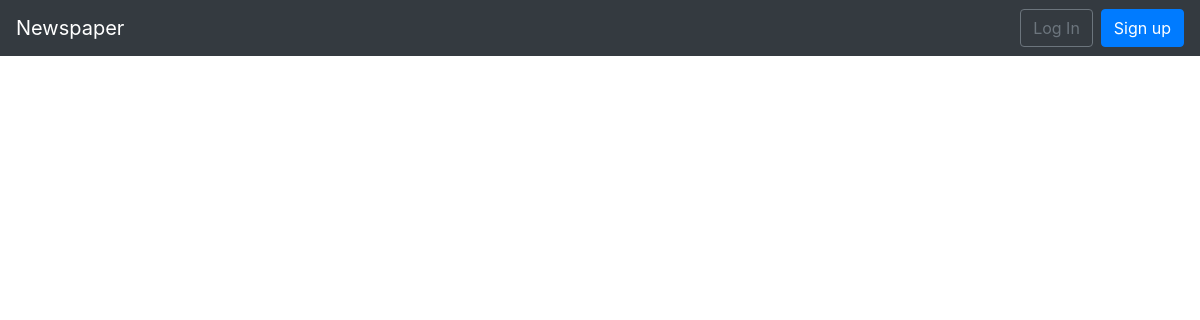
The page /articles/ on the database as committed earlier.
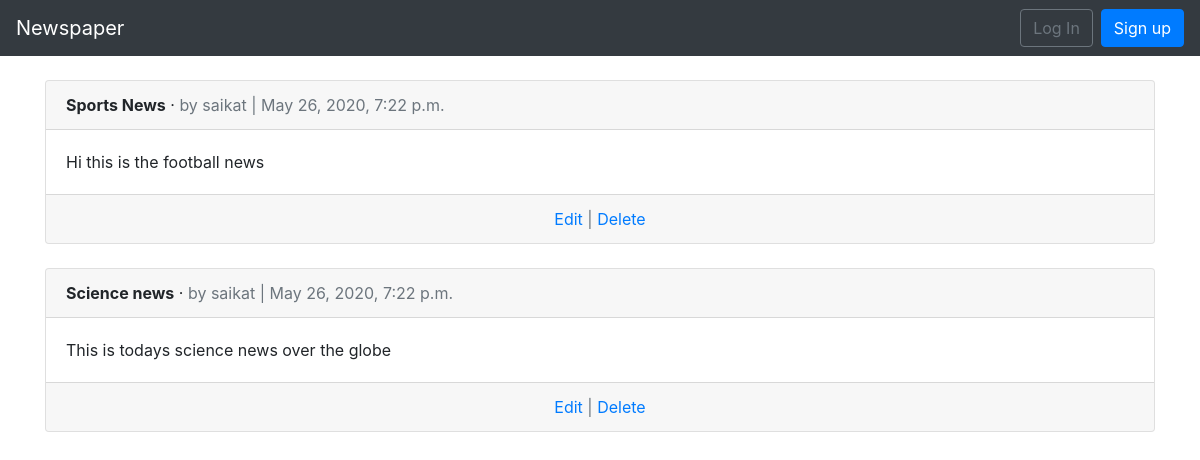
The same page on the database as committed later.
### articles/models.py (models this page shows, shortened)
class Article(models.Model):
	title = models.CharField(max_length = 255)
	body = models.TextField()
	date = models.DateTimeField(auto_now_add = True)
	author = models.ForeignKey(
		get_user_model(),
		on_delete = models.CASCADE,
		)

### users/models.py (models this page shows)
class CustomUser(AbstractUser):
	age = models.PositiveIntegerField(null=True,blank=True)

### articles/views.py (the view)
# urls.py: path('',ArticleListView.as_view(),name='article_list'),
class ArticleListView(ListView):
	model = Article
	template_name = 'article_list.html'

### templates/article_list.html (shortened to what this page needs)
{% extends 'base.html' %}
{% block content %}
  {% for article in object_list %}
    <div class="card">
      <div class="card-header">
        <span class="font-weight-bold">{{ article.title }}</span> &middot;
        <span class="text-muted">by {{ article.author }} | {{ article.date }}</span>
      </div>
      <div class="card-body">
        {{ article.body }}
      </div>
      <div class="card-footer text-center text-muted">
        <a href="#">Edit</a> |
        <a href="#">Delete</a>
      </div>
    </div>
    <br />
  {% endfor %}
{% endblock content %}

### templates/base.html (shortened to what this page needs)
<!doctype html>
<html lang="en">
  <head>
    <link rel="stylesheet" href="https://stackpath.bootstrapcdn.com/bootstrap/4.1.3/css/bootstrap.min.css">
  </head>
  <body>
    <nav class="navbar navbar-expand-md navbar-dark bg-dark mb-4">
      <a class="navbar-brand" href="{% url 'home' %}">Newspaper</a>
      <div class="collapse navbar-collapse" id="navbarCollapse">
        {% if user.is_authenticated %}
          <ul class="navbar-nav ml-auto">
            <li class="nav-item">
              <a class="nav-link dropdown-toggle" href="#" id="userMenu" data-toggle="dropdown" aria-haspopup="true" aria-expanded="false">
                {{ user.username }}
              </a>
              <div class="dropdown-menu dropdown-menu-right" aria-labelledby="userMenu">
                <a class="dropdown-item" href="{% url 'password_change'%}">Change password</a>
                <div class="dropdown-divider"></div>
                <a class="dropdown-item" href="{% url 'logout' %}">
                Log Out</a>
              </div>
            </li>
          </ul>
        {% else %}
          <form class="form-inline ml-auto">
            <a href="{% url 'login' %}" class="btn btn-outline-secondary">
            Log In</a>
            <a href="{% url 'signup' %}" class="btn btn-primary ml-2">
            Sign up</a>
          </form>
        {% endif %}
      </div>
    </nav>
    <div class="container">
      {% block content %}
      {% endblock content %}
    </div>
  </body>
</html>

Rows that differ between the two databases and show on the page:
added Article: title "Sports News", author "saikat", date "May 26, 2020, 7:22 p.m.", body "Hi this is the football news"
added Article: title "Science news", author "saikat", date "May 26, 2020, 7:22 p.m.", body "This is todays science news over the globe"
